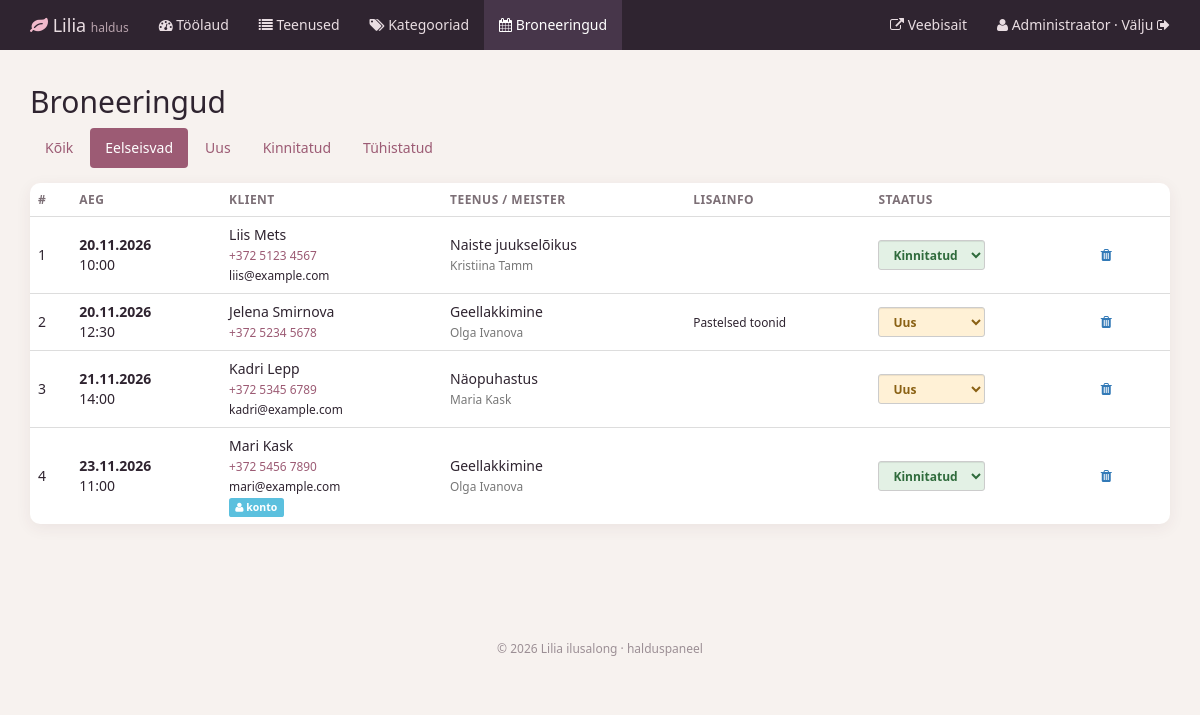
Page /salon_admin/bookingsAdmin?upcoming=1 (signed in) on the committed database.
### tables this page shows
CREATE TABLE bookings (
    id           INT AUTO_INCREMENT PRIMARY KEY,
    user_id      INT NULL,
    service_id   INT NOT NULL,
    master_id    INT NOT NULL,
    client_name  VARCHAR(100) NOT NULL,
    phone        VARCHAR(30)  NOT NULL,
    email        VARCHAR(150) NULL,
    booking_date DATE NOT NULL,
    booking_time TIME NOT NULL,
    note         VARCHAR(500) NULL,
    status       ENUM('new','confirmed','cancelled') NOT NULL DEFAULT 'new',
    created_at   TIMESTAMP NOT NULL DEFAULT CURRENT_TIMESTAMP,
     
    slot_active  TINYINT AS (IF(status = 'cancelled', NULL, 1)) STORED,
    CONSTRAINT fk_bookings_user FOREIGN KEY (user_id)
        REFERENCES users(id) ON DELETE SET NULL,
    CONSTRAINT fk_bookings_service FOREIGN KEY (service_id)
        REFERENCES services(id) ON DELETE CASCADE,
    CONSTRAINT fk_bookings_master FOREIGN KEY (master_id)
        REFERENCES masters(id) ON DELETE CASCADE,
    UNIQUE KEY uq_master_slot (master_id, booking_date, booking_time, slot_active)
);

CREATE TABLE services (
    id             INT AUTO_INCREMENT PRIMARY KEY,
    category_id    INT NOT NULL,
    title_et       VARCHAR(150) NOT NULL,
    title_ru       VARCHAR(150) NOT NULL,
    description_et TEXT NOT NULL,
    description_ru TEXT NOT NULL,
    price          DECIMAL(6,2) NOT NULL,
    duration_min   INT NOT NULL,
    picture        VARCHAR(255) NULL,
    is_popular     TINYINT(1) NOT NULL DEFAULT 0,
    created_at     TIMESTAMP NOT NULL DEFAULT CURRENT_TIMESTAMP,
    CONSTRAINT fk_services_category FOREIGN KEY (category_id)
        REFERENCES categories(id) ON DELETE RESTRICT
);

CREATE TABLE masters (
    id          INT AUTO_INCREMENT PRIMARY KEY,
    name        VARCHAR(100) NOT NULL,
    category_id INT NOT NULL,
    bio_et      TEXT NOT NULL,
    bio_ru      TEXT NOT NULL,
    experience  INT NOT NULL DEFAULT 1,
    CONSTRAINT fk_masters_category FOREIGN KEY (category_id)
        REFERENCES categories(id) ON DELETE RESTRICT
);

### salon_admin/controllerAdmin/controllerAdminBooking.php (called while the page is built, shortened)
<?php
class controllerAdminBooking {
    public static function BookingList() {
        $status = isset($_GET['status']) ? $_GET['status'] : '';
        $upcoming = isset($_GET['upcoming']);
        $arr = modelAdminBooking::getBookingList($status, $upcoming);
        $statuses = modelAdminBooking::STATUSES;
        include_once 'viewAdmin/bookingList.php';
    }
}

### salon_admin/routeAdmin/routingAdmin.php (called while the page is built)
<?php
$host = explode('?', $_SERVER['REQUEST_URI'])[0];
$num  = substr_count($host, '/');
$path = explode('/', $host)[$num];
$isPost = $_SERVER['REQUEST_METHOD'] === 'POST';
$id = isset($_GET['id']) ? (int)$_GET['id'] : 0;
if ($path == '' OR $path == 'index.php') {
    $response = controllerAdmin::formLoginSite();
}
elseif ($path == 'login') {
    $response = controllerAdmin::loginAction();
}
elseif ($path == 'logout') {
    $response = controllerAdmin::logoutAction();
}
elseif (!modelAdmin::isAdmin()) {
    $response = controllerAdmin::formLoginSite();
}
elseif ($path == 'dashboard') {
    $response = controllerAdmin::dashboard();
}
elseif ($path == 'servicesAdmin') {
    $response = controllerAdminService::ServiceList();
}
elseif ($path == 'serviceAdd') {
    $response = controllerAdminService::ServiceAddForm();
}
elseif ($path == 'serviceAddResult' and $isPost) {
    $response = controllerAdminService::ServiceAddResult();
}
elseif ($path == 'serviceEdit' and $id) {
    $response = controllerAdminService::ServiceEditForm($id);
}
elseif ($path == 'serviceEditResult' and $id and $isPost) {
    $response = controllerAdminService::ServiceEditResult($id);
}
elseif ($path == 'serviceDel' and $id) {
    $response = controllerAdminService::ServiceDeleteForm($id);
}
elseif ($path == 'serviceDelResult' and $id and $isPost) {
    $response = controllerAdminService::ServiceDeleteResult($id);
}
elseif ($path == 'categoriesAdmin') {
    $response = controllerAdminCategory::CategoryList();
}
elseif ($path == 'categoryAdd' and $isPost) {
    $response = controllerAdminCategory::CategoryAdd();
}
elseif ($path == 'categoryEdit' and $id) {
    $response = controllerAdminCategory::CategoryEditForm($id);
}
elseif ($path == 'categoryEditResult' and $id and $isPost) {
    $response = controllerAdminCategory::CategoryEditResult($id);
}
elseif ($path == 'categoryDel' and $id and $isPost) {
    $response = controllerAdminCategory::CategoryDelete($id);
}
elseif ($path == 'bookingsAdmin') {
    $response = controllerAdminBooking::BookingList();
}
elseif ($path == 'bookingStatus' and $isPost) {
    $response = controllerAdminBooking::BookingStatus();
}
elseif ($path == 'bookingDel' and $isPost) {
    $response = controllerAdminBooking::BookingDelete();
}
else {
    $response = controllerAdmin::error404();
}

### salon_admin/index.php (called while the page is built, shortened)
<?php
require_once '../inc/Database.php';
require_once '../inc/Lang.php';
include_once 'modelAdmin/modelAdminBooking.php';
include_once 'controllerAdmin/controllerAdminBooking.php';
include 'routeAdmin/routingAdmin.php';

### inc/Lang.php (called while the page is built, shortened)
<?php
function e($value) {
    return htmlspecialchars((string)$value, ENT_QUOTES, 'UTF-8');
}

### inc/Database.php (called while the page is built, shortened)
<?php
class Database {
    private $conn;
    private $host;
    private $user;
    private $password;
    private $baseName;
    function __construct() {
        $this->host     = getenv('DB_HOST') ?: 'db';
        $this->user     = getenv('DB_USER') ?: 'lilia_app';
        $this->password = getenv('DB_PASSWORD') !== false ? getenv('DB_PASSWORD') : '';
        $this->baseName = getenv('DB_NAME') ?: 'ilusalong';
    }
    function connect() {
        if (!$this->conn) {
            try {
                $this->conn = new PDO(
                    'mysql:host=' . $this->host . ';dbname=' . $this->baseName . ';charset=utf8mb4',
                    $this->user,
                    $this->password,
                    array(PDO::ATTR_ERRMODE => PDO::ERRMODE_EXCEPTION)
                );
            } catch (Exception $e) {
                error_log('DB connection failed: ' . $e->getMessage());
                http_response_code(503);
                die('Andmebaasiga ühendumine ebaõnnestus. Palun proovi hiljem uuesti.');
            }
        }
        return $this->conn;
    }
    function getAll($query, $params = array()) {
        $stmt = $this->conn->prepare($query);
        $stmt->execute($params);
        return $stmt->fetchAll(PDO::FETCH_ASSOC);
    }
}

### salon_admin/modelAdmin/modelAdminBooking.php (called while the page is built, shortened)
<?php
class modelAdminBooking {
    public static function getBookingList($status = '', $upcomingOnly = false) {
        $where = array();
        $params = array();
        if ($upcomingOnly) {
            $where[] = 'b.booking_date >= CURDATE()';
        }
        $db = new Database();
        return $db->getAll(
            "SELECT b.*, s.title_et, m.name AS master_name, u.email AS account_email
             FROM bookings b
             JOIN services s ON s.id = b.service_id
             JOIN masters m ON m.id = b.master_id
             LEFT JOIN users u ON u.id = b.user_id "
            . ($where ? 'WHERE ' . implode(' AND ', $where) : '') .
            " ORDER BY b.booking_date, b.booking_time",
            $params
        );
    }
}

### salon_admin/viewAdmin/bookingList.php (the view, shortened to what this page needs)
<h2>Broneeringud</h2>
<ul class="nav nav-pills filter-pills">
    <li class="<?php echo $status == '' && !$upcoming ? 'active' : ''; ?>"><a href="bookingsAdmin">Kõik</a></li>
    <li class="<?php echo $upcoming ? 'active' : ''; ?>"><a href="bookingsAdmin?upcoming=1">Eelseisvad</a></li>
    <?php foreach ($statuses as $key => $label): ?>
        <li class="<?php echo $status == $key ? 'active' : ''; ?>"><a href="bookingsAdmin?status=<?php echo $key; ?>"><?php echo e($label); ?></a></li>
    <?php endforeach; ?>
</ul>
<div class="panel panel-default">
    <div class="table-wrap">
        <table class="table table-hover table-cards">
            <tr><th>#</th><th>Aeg</th><th>Klient</th><th>Teenus / meister</th><th>Lisainfo</th><th>Staatus</th><th></th></tr>
            <?php foreach ($arr as $b): ?>
                <tr>
                    <td><?php echo (int)$b['id']; ?></td>
                    <td><b><?php echo e(date('d.m.Y', strtotime($b['booking_date']))); ?></b><br><?php echo e(substr($b['booking_time'], 0, 5)); ?></td>
                    <td><?php echo e($b['client_name']); ?><br>
                        <small><a href="tel:<?php echo e($b['phone']); ?>"><?php echo e($b['phone']); ?></a></small>
                        <?php if ($b['email']): ?><br><small><?php echo e($b['email']); ?></small><?php endif; ?>
                        <?php if ($b['account_email']): ?><br><span class="label label-info" title="Broneeritud kontoga"><i class="fa fa-user"></i> konto</span><?php endif; ?>
                    </td>
                    <td><?php echo e($b['title_et']); ?><br><small class="text-muted"><?php echo e($b['master_name']); ?></small></td>
                    <td><small><?php echo e($b['note']); ?></small></td>
                    <td>
                        <form method="POST" action="bookingStatus" class="inline">
                            <select name="status" class="form-control input-sm status-select status-<?php echo e($b['status']); ?>" onchange="this.form.submit()">
                                <?php foreach ($statuses as $key => $label): ?>
                                    <option value="<?php echo $key; ?>" <?php echo $b['status'] == $key ? 'selected' : ''; ?>><?php echo e($label); ?></option>
                                <?php endforeach; ?>
                            </select>
                        </form>
                    </td>
                    <td>
                        <form method="POST" action="bookingDel" class="inline" onsubmit="return confirm('Kustutada broneering?');">
                            <button class="btn btn-link text-danger" type="submit" title="Kustuta"><i class="fa fa-trash"></i></button>
                        </form>
                    </td>
                </tr>
            <?php endforeach; ?>
        </table>
    </div>
</div>
<?php include 'viewAdmin/templates/layout.php';

### salon_admin/public/css/admin.css (style rules this page uses)
body { background: #f7f2ef; color: #2f2430; font-family: 'Segoe UI', system-ui, sans-serif; }
a { color: #9c5b74; }
h2 { margin-top: 10px; }
.nav-pills > li.active > a, .nav-pills > li.active > a:hover, .nav-pills > li.active > a:focus { background: #9c5b74; }
.panel { border: 0; border-radius: 10px; box-shadow: 0 4px 16px rgba(80, 45, 60, .07); }
.table > tbody > tr > th { border-top: 0; color: #7c6f76; font-weight: 600; font-size: 12px; text-transform: uppercase; letter-spacing: .04em; }
.table > tbody > tr > td { vertical-align: middle; }
form.inline { display: inline-block; }
.status-new { background: #fff1d6; color: #8a6114; }
.status-confirmed { background: #e3f1e5; color: #2f6b3c; }
.status-select { width: auto; display: inline-block; font-weight: 600; }
.filter-pills { margin-bottom: 15px; }
html, body { max-width: 100%; overflow-x: hidden; }
img, input, select, textarea { max-width: 100%; }
.table-wrap { width: 100%; }

### rows in the picture
bookings: id "1", booking_date "20.11.2026", booking_time "10:00", client_name "Liis Mets", phone "+372 5123 4567", email "liis@example.com", service.title_et "Naiste juukselõikus", master.name "Kristiina Tamm", status "Kinnitatud"
bookings: id "2", booking_date "20.11.2026", booking_time "12:30", client_name "Jelena Smirnova", phone "+372 5234 5678", service.title_et "Geellakkimine", master.name "Olga Ivanova", note "Pastelsed toonid", status "Uus"
bookings: id "3", booking_date "21.11.2026", booking_time "14:00", client_name "Kadri Lepp", phone "+372 5345 6789", email "kadri@example.com", service.title_et "Näopuhastus", master.name "Maria Kask", status "Uus"
bookings: id "4", booking_date "23.11.2026", booking_time "11:00", client_name "Mari Kask", phone "+372 5456 7890", email "mari@example.com", shows "konto", service.title_et "Geellakkimine", master.name "Olga Ivanova", status "Kinnitatud"

### other values in the picture
$_SESSION['name'] "Administraator"
$label "Uus"
$label "Kinnitatud"
$label "Tühistatud"
